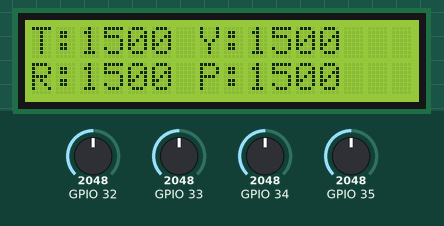
This sketch was run on a simulated ESP32. Shown: 16×2 character LCD. Inputs (shaded band) come from the test bench; at power-on: GPIO 32 = 2048, GPIO 33 = 2048, GPIO 34 = 2048, GPIO 35 = 2048. No radio packets arrive unless stated; what the sketch prints to the serial monitor is not drawn.

Above: at 1.7 s.
1.8 s: GPIO 32 set to 2866
At 2.7 s:
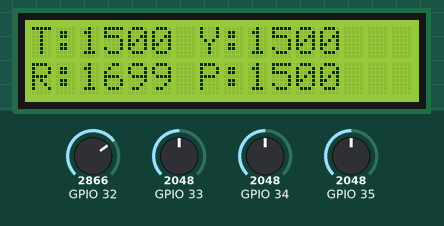
3.4 s: GPIO 33 set to 2866
At 4.7 s:
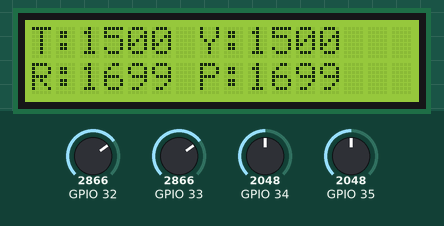
5.0 s: GPIO 34 set to 2866
At 5.8 s:
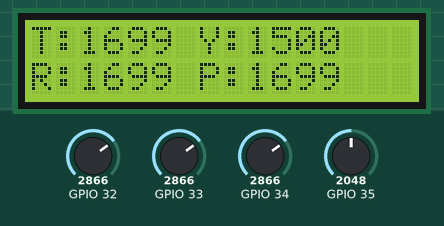
6.6 s: GPIO 35 set to 2866
At 7.9 s:
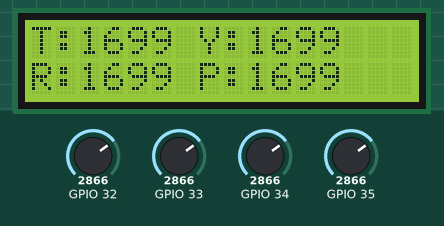
8.2 s: GPIO 32 set to 3972
At 8.8 s:
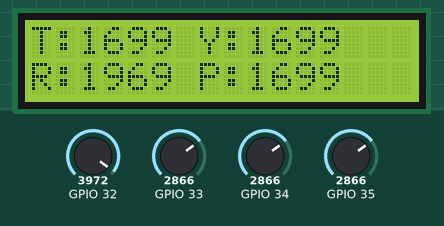
9.8 s: GPIO 33 set to 3972
At 10.9 s:
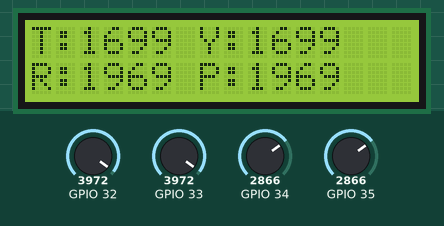
Timing chart, 0 to 12.4 s (numbered marks = the images above; inputs shaded):
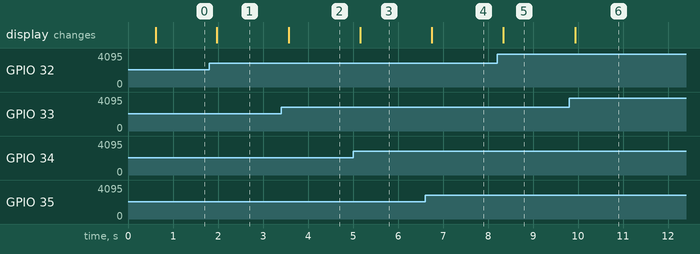

The sketch:

nrf24_tranmitter_espwroom.ino
```cpp
#include <Wire.h>
#include <LiquidCrystal_I2C.h>
#include <SPI.h>
#include <nRF24L01.h>
#include <RF24.h>

#define CE_PIN   4
#define CSN_PIN  5

// Setup LCD (change 0x27 to your I2C address if needed)
LiquidCrystal_I2C lcd(0x27, 16, 2);

// Setup RF24
RF24 radio(CE_PIN, CSN_PIN);
const byte address[6] = "00001";

struct DroneData {
  int throttle;
  int yaw;
  int pitch;
  int roll;
} __attribute__((packed));

DroneData data;

void setup() {
  Serial.begin(115200);

  // Initialize I2C LCD
  Wire.begin(21, 22);  // Set SDA to GPIO21, SCL to GPIO22 (ESP32 default)
  lcd.init();
  lcd.backlight();
  lcd.setCursor(0, 0);
  lcd.print("Initializing...");

  // Initialize RF24
  radio.begin();
  radio.openWritingPipe(address);
  radio.setPALevel(RF24_PA_HIGH);
  radio.setDataRate(RF24_250KBPS);
  radio.stopListening();

  delay(500);
  lcd.clear();
}

void loop() {
  data.throttle = map(analogRead(34), 0, 4095, 1000, 2000);
  data.yaw      = map(analogRead(35), 0, 4095, 1000, 2000);
  data.pitch    = map(analogRead(33), 0, 4095, 1000, 2000);
  data.roll     = map(analogRead(32), 0, 4095, 1000, 2000);

  // Transmit via nRF24L01
  if (radio.write(&data, sizeof(data))) {
    Serial.printf("Sent: T:%d Y:%d P:%d R:%d\n", data.throttle, data.yaw, data.pitch, data.roll);
  } else {
    Serial.println("Message Sending Failed!");
  }

  // Display on LCD
  lcd.setCursor(0, 0);
  lcd.printf("T:%d Y:%d", data.throttle, data.yaw);
  lcd.setCursor(0, 1);
  lcd.printf("R:%d P:%d", data.roll, data.pitch);

  delay(200);
}
```

Measured:
- after the input at 1.8 s, the display: changes after 0.18 s (image 1)
- after the input at 3.4 s, the display: changes after 0.17 s (image 2)
- after the input at 5.0 s, the display: changes after 0.16 s (image 3)
- after the input at 6.6 s, the display: changes after 0.15 s (image 4)
- after the input at 8.2 s, the display: changes after 0.14 s (image 5)
- after the input at 9.8 s, the display: changes after 0.14 s (image 6)
